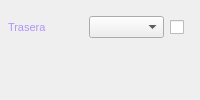
                 <widget class="QFrame" name="frParedTrasera">
                  <property name="styleSheet">
                   <string notr="true">QFrame#frParedTrasera {
    background-color: rgba(167,139,250,0.07);
    border: 1px solid rgba(167,139,250,0.28);
    border-left: 2px solid rgba(167,139,250,0.70);
    border-radius: 8px;
}</string>
                  </property>
                  <property name="frameShape">
                   <enum>QFrame::NoFrame</enum>
                  </property>
                  <layout class="QVBoxLayout" name="verticalLayout_9">
                   <property name="spacing">
                    <number>4</number>
                   </property>
                   <property name="leftMargin">
                    <number>8</number>
                   </property>
                   <property name="topMargin">
                    <number>6</number>
                   </property>
                   <property name="rightMargin">
                    <number>8</number>
                   </property>
                   <property name="bottomMargin">
                    <number>6</number>
                   </property>
                   <item>
                    <widget class="QFrame" name="pdTrasera">
                     <property name="frameShape">
                      <enum>QFrame::NoFrame</enum>
                     </property>
                     <layout class="QHBoxLayout" name="horizontalLayout_11">
                      <property name="spacing">
                       <number>6</number>
                      </property>
                      <property name="leftMargin">
                       <number>0</number>
                      </property>
                      <property name="topMargin">
                       <number>0</number>
                      </property>
                      <property name="rightMargin">
                       <number>0</number>
                      </property>
                      <property name="bottomMargin">
                       <number>0</number>
                      </property>
                      <item>
                       <widget class="QLabel" name="label_9">
                        <property name="minimumSize">
                         <size>
                          <width>66</width>
                          <height>0</height>
                         </size>
                        </property>
                        <property name="maximumSize">
                         <size>
                          <width>80</width>
                          <height>16777215</height>
                         </size>
                        </property>
                        <property name="styleSheet">
                         <string notr="true">color: rgba(167,139,250,0.90); font-size:11px;</string>
                        </property>
                        <property name="text">
                         <string>Trasera</string>
                        </property>
                       </widget>
                      </item>
                      <item>
                       <widget class="QComboBox" name="cbParedTrasera">
                        <property name="maximumSize">
                         <size>
                          <width>240</width>
                          <height>16777215</height>
                         </size>
                        </property>
                        <property name="toolTip">
                         <string>Material de la pared trasera</string>
                        </property>
                       </widget>
                      </item>
                      <item>
                       <widget class="QCheckBox" name="checkPdTrasera">
                        <property name="maximumSize">
                         <size>
                          <width>22</width>
                          <height>22</height>
                         </size>
                        </property>
                        <property name="toolTip">
                         <string>Activar para agregar objetos adheridos</string>
                        </property>
                        <property name="text">
                         <string/>
                        </property>
                        <property name="checkable">
                         <bool>true</bool>
                        </property>
                       </widget>
                      </item>
                     </layout>
                    </widget>
                   </item>
                   <item>
                    <widget class="QFrame" name="contObjTrasera">
                     <property name="frameShape">
                      <enum>QFrame::NoFrame</enum>
                     </property>
                     <layout class="QVBoxLayout" name="verticalLayout_15">
                      <property name="spacing">
                       <number>3</number>
                      </property>
                      <property name="leftMargin">
                       <number>0</number>
                      </property>
                      <property name="topMargin">
                       <number>0</number>
                      </property>
                      <property name="rightMargin">
                       <number>0</number>
                      </property>
                      <property name="bottomMargin">
                       <number>0</number>
                      </property>
                      <item>
                       <widget class="QFrame" name="objetoPdTrasera">
                        <property name="frameShape">
                         <enum>QFrame::NoFrame</enum>
                        </property>
                        <layout class="QHBoxLayout" name="horizontalLayout_16">
                         <property name="spacing">
                          <number>0</number>
                         </property>
                         <property name="leftMargin">
                          <number>0</number>
                         </property>
                         <property name="topMargin">
                          <number>0</number>
                         </property>
                         <property name="rightMargin">
                          <number>0</number>
                         </property>
                         <property name="bottomMargin">
                          <number>0</number>
                         </property>
                        </layout>
                       </widget>
                      </item>
                     </layout>
                    </widget>
                   </item>
                  </layout>
                 </widget>
